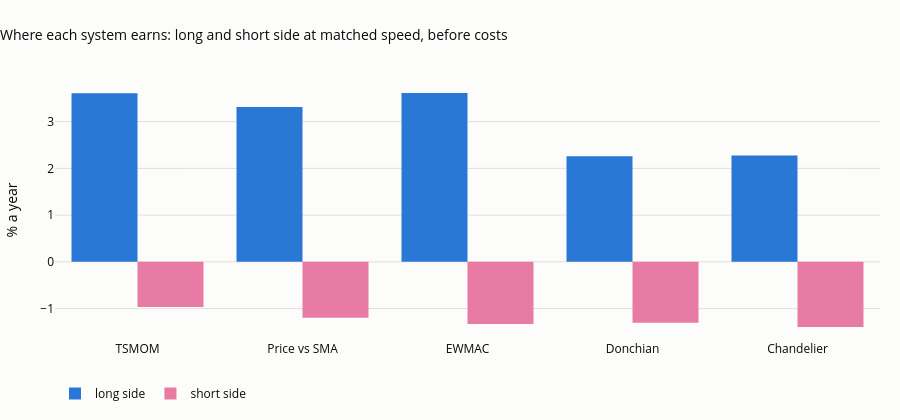

Write notebook code for a chart like this one.
### Code cell
side = {}
for f, n in MATCH.items():
    v = V[(f, n)]; lng = (v["gross_a"].where(v["pos"].shift(1) > 0, 0)).mean(axis=1); sht = (v["gross_a"].where(v["pos"].shift(1) < 0, 0)).mean(axis=1)
    side[f] = {"long side, % a year": 100 * 252 * lng.mean(), "short side, % a year": 100 * 252 * sht.mean(),
               "Sharpe long side": sharpe(lng), "Sharpe short side": sharpe(sht)}
T42 = pd.DataFrame(side).T
display(T42.round(2))
fig = go.Figure()
fig.add_bar(x=T42.index, y=T42["long side, % a year"], name="long side", marker_color=SERIES[0])
fig.add_bar(x=T42.index, y=T42["short side, % a year"], name="short side", marker_color=SERIES[3])
fig.update_layout(barmode="group", title="Where each system earns: long and short side at matched speed, before costs", yaxis_title="% a year",
                  height=420, width=900, margin=dict(t=80), legend=dict(orientation="h", y=-0.15, x=0))
save_figure(fig, "07_06_sides", FIG)
fig

### Figure 1 — Plotly figure (JSON) as saved in the notebook; plotly's stock layout.template omitted (floating-point values rounded to 4 significant figures)
{"data": [{"marker": {"color": "#2a78d6"}, "name": "long side", "type": "bar", "x": ["TSMOM", "Price vs SMA", "EWMAC", "Donchian", "Chandelier"], "y": [3.609, 3.315, 3.613, 2.258, 2.274]}, {"marker": {"color": "#e87ba4"}, "name": "short side", "type": "bar", "x": ["TSMOM", "Price vs SMA", "EWMAC", "Donchian", "Chandelier"], "y": [-0.9656, -1.194, -1.328, -1.303, -1.394]}], "layout": {"barmode": "group", "height": 420, "legend": {"orientation": "h", "x": 0, "y": -0.15}, "margin": {"t": 80}, "title": {"text": "Where each system earns: long and short side at matched speed, before costs"}, "width": 900, "yaxis": {"title": {"text": "% a year"}}}}
